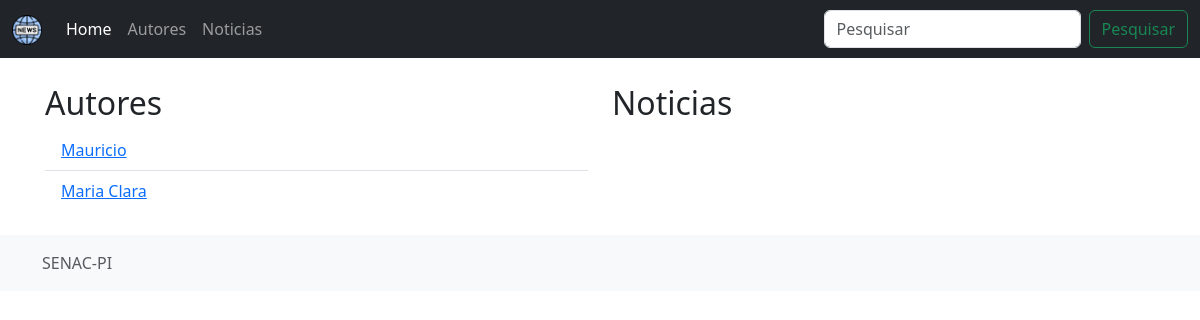
The app's page /, older data.
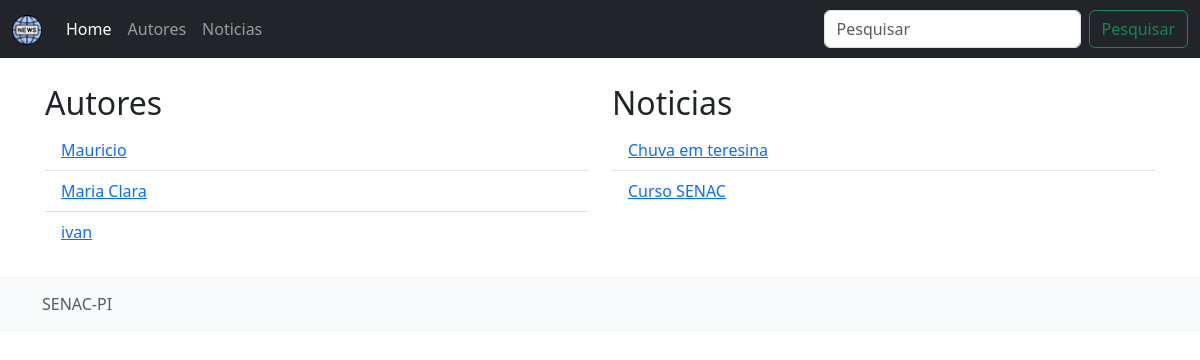
The same page, newer data.
### noticias/models.py (models this page shows, shortened)
class Autor(models.Model):
    nome = models.CharField(max_length=250)
    email = models.EmailField()
    cpf = models.CharField(max_length=15)
    data_nascimento = models.DateField()

class Noticia(models.Model):
    titulo = models.CharField(max_length=100)
    conteudo = models.TextField()
    data_pub = models.DateField()
    autor = models.ForeignKey(Autor, on_delete=models.CASCADE, related_name='noticias')

### noticias/views.py (the view)
# urls.py: path('', index, name='index'),
def index(request):
    q = request.GET.get('q', '')
    if q == '':
        autores = Autor.objects.all()[:5]
    else:
        autores = Autor.objects.filter(nome__contains=q)
    noticias = Noticia.objects.all()[:5]
    return render(request, "index.html", {'autores': autores, 'noticias': noticias})

### templates/index.html (shortened to what this page needs)
{% load static %}
{% load bootstrap5 %}
<!DOCTYPE html>
<html lang="en">
<head>
    {% bootstrap_css %}
</head>
<body class="d-flex flex-column h-100">
    <header>
      <nav class="navbar navbar-expand-md navbar-dark fixed-top bg-dark">
        <div class="container-fluid">
          <a class="navbar-brand" href="#"><img src="{% static 'img/news.png' %}" width="30" ></a>
          <div class="collapse navbar-collapse" id="navbarCollapse">
            <ul class="navbar-nav me-auto mb-2 mb-md-0">
              <li class="nav-item">
                <a class="nav-link active" aria-current="page" href="{% url 'index' %}">Home</a>
              </li>
              <li class="nav-item">
                <a class="nav-link" href="{% url 'listar_autores' %}">Autores</a>
              </li>
              <li class="nav-item">
                <a class="nav-link" href="{% url 'listar_noticias' %}">Noticias</a>
              </li>
            </ul>
            <form class="d-flex" role="search" method="get" action="{% url 'index' %}">
              <input class="form-control me-2" name="q" type="search" placeholder="Pesquisar" aria-label="Search">
              <button class="btn btn-outline-success" type="submit">Pesquisar</button>
            </form>
          </div>
        </div>
      </nav>
    </header>
    <main class="flex-shrink-0">
      <div class="container my-4">
        {% block content %}
        <div class="row">
          <div class="col">
            <h2>Autores</h2>
            <ul class="list-group list-group-flush">
              {% for autor in autores %}
              <li class="list-group-item" ><a href="{% url 'detalhar_autor' autor.pk %}">{{ autor.nome }}</a></li>
              {% endfor %}
            </ul>
          </div>
          <div class="col">
            <h2>Noticias</h2>
            <ul class="list-group list-group-flush">
              {% for noticia in noticias %}
              <li class="list-group-item"><a href="{% url 'detalhar_noticia' noticia.pk %}">{{ noticia.titulo }}</a></li>
              {% endfor %}
            </ul>
          </div>
        </div>
        {% endblock content %}
      </div>
    </main>
    <footer class="footer mt-auto py-3 bg-light">
      <div class="container">
        <span class="text-muted">SENAC-PI</span>
      </div>
    </footer>
      </body>
</html>

Row changes from the older to the newer data that the page shows:
added Autor: nome "ivan"
added Noticia: titulo "Chuva em teresina"
added Noticia: titulo "Curso SENAC"
